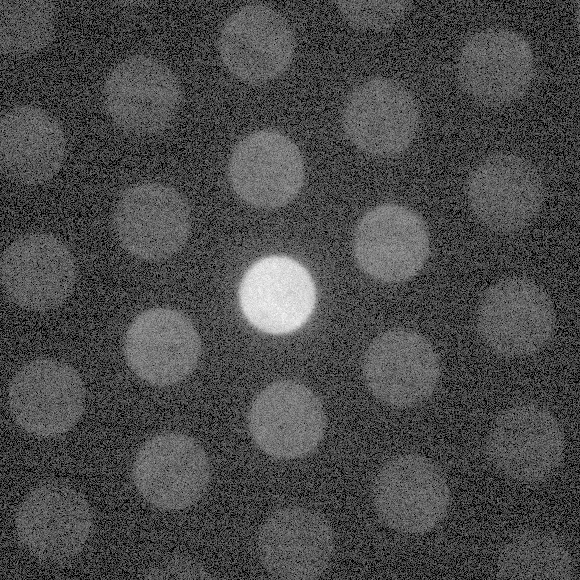
#> input picture figures/noisy.png, 580 x 580 px
$ python template.py
#> lines starting #> are read from the running program, lines starting #| are printed output that depends on the picture
import pathlib
import tqdm
import numpy as np
import matplotlib.pyplot as plt
from matplotlib.backends.backend_agg import FigureCanvasAgg
from skimage.io import imread
from imageio.v3 import imwrite
rootdir = pathlib.Path(__file__).parent
from skimage.feature import match_template
from skimage.feature import peak_local_max

image = imread(rootdir / "noisy.png", as_gray=True)
#> image is the input picture: shape (580, 580) float64; min 0, max 1, mean 0.287
image -= image.min()
image /= image.max()
image = (image * 255).astype(np.uint8)

cy, cx = 345, 162
t_window = 47
template = image[cy - t_window: cy + t_window + 1, cx - t_window: cx + t_window + 1]
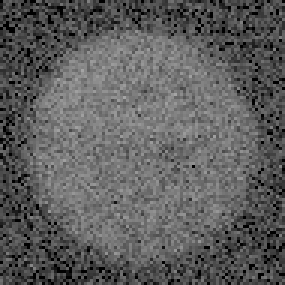
#> template: shape (95, 95) (shown 3 times larger); min 0, max 165, mean 93.7

t_xvals = [cx - t_window, cx + t_window, cx + t_window, cx - t_window, cx - t_window]
t_yvals = [cy - t_window, cy - t_window, cy + t_window, cy + t_window, cy - t_window]
result = match_template(image, template)
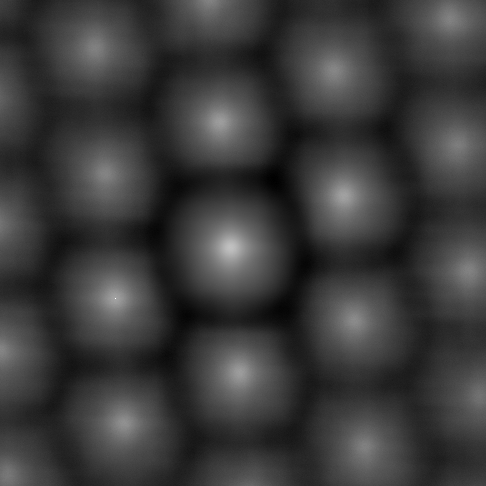
#> result: shape (486, 486) float64; min -0.298, max 1, mean 0.00246; drawn with min black and max white
coords = peak_local_max(result, min_distance=20)
#> coords = 13 rows, first 8: [298, 115], [247, 230], [195, 344], [122, 219], [372, 239], [423, 124], [319, 355], [71, 333]

vmin, vmax = np.percentile(image, (1, 99.5))
#> vmin = 0; vmax = 221
fig = plt.figure()
plt.imshow(image, cmap="gray", vmin=vmin, vmax=vmax)
plt.plot(t_xvals, t_yvals, "--", color="#F28E2B", linewidth=2)
plt.plot(coords[:, 1] + t_window, coords[:, 0] + t_window, "o", color="orange")
plt.tight_layout(pad=0.5)
fig.patch.set_alpha(0.)
plt.savefig(rootdir / "template-matches.png", transparent=True)
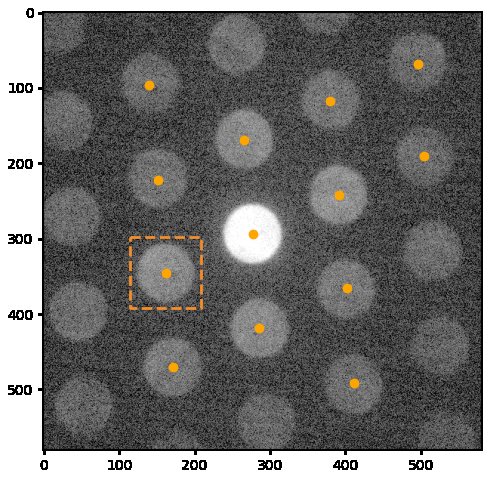
#> figure drawn by matplotlib, 1 panel

# [4 lines of commented-out code are left out]

fig = plt.figure()
pos = plt.imshow(result, cmap="gray")
plt.plot(coords[:, 1], coords[:, 0], "o", color="orange")
fig.colorbar(pos)
fig.patch.set_alpha(0.)
plt.tight_layout(pad=0.5)
plt.savefig(rootdir / "template-correlation.png", transparent=True)
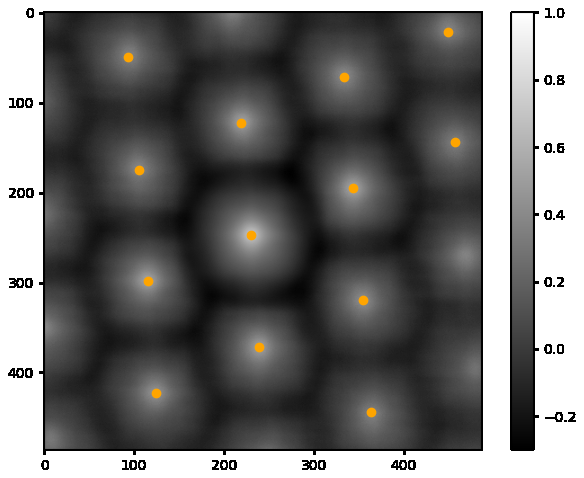
#> figure drawn by matplotlib, 2 panels
plt.show()


# [38 lines of commented-out code are left out]

$ run again, with figures/ADF-00021.png copied over figures/noisy.png
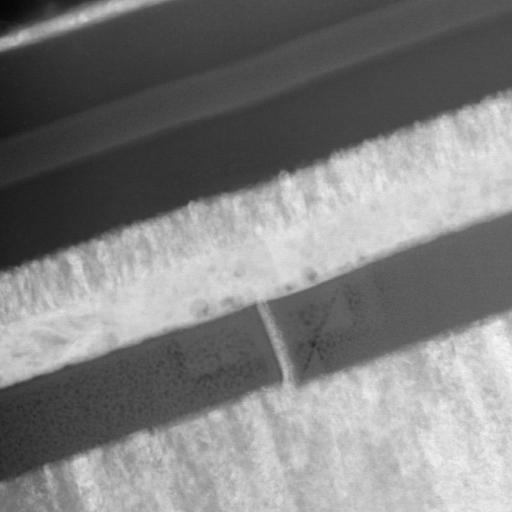
#> input picture figures/ADF-00021.png, 1024 x 1024 px (shown at 1/2 size)
#> image is the input picture: shape (1024, 1024) float64; min 0, max 1, mean 0.497
#> `result = match_template(image, template)`:
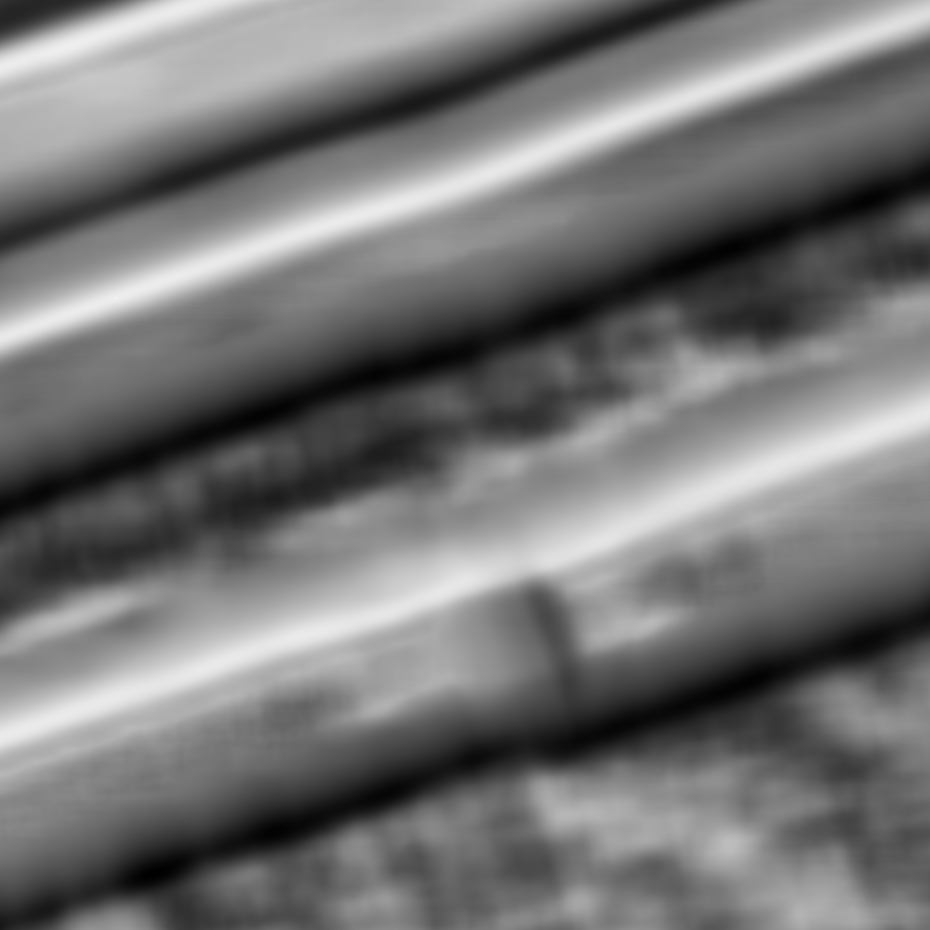
#> result: shape (930, 930) float64; min -0.857, max 1, mean -0.01; drawn with min black and max white
#> coords = 58 pairs, first value 27 to 904, second value 57 to 889
#> vmin = 32; vmax = 231
#> `plt.savefig(rootdir / "template-correlation.png", transparent=True)`:
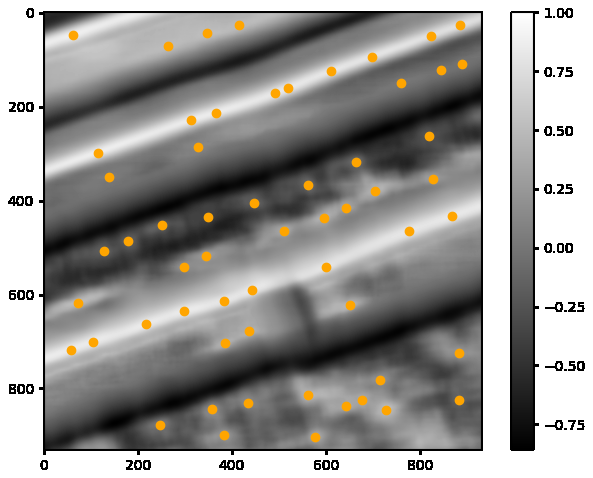
#> figure drawn by matplotlib, 2 panels
